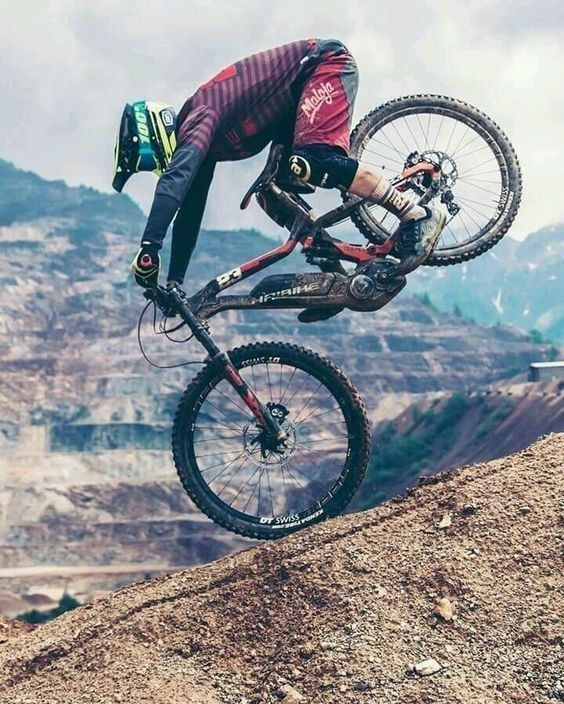
#> input picture data/images/bike.jpg, 564 x 704 px
$ jupyter execute '2. Reading Writing and Rendering.ipynb'   (shell and % lines are left out)
#> lines starting #> are read from the running program, lines starting #| are printed output that depends on the picture
# 1. Importing Dependencies

[cell 1]
import cv2
import os

# 2. Read in Image

[cell 2]
img_path=os.path.join('data','images','bike.jpg')
# img_path=os.path.join('data','images','flare.jpeg')

[cell 3]
img_path

[cell 4]
img=cv2.imread(img_path)
#> img is the input picture: shape (704, 564, 3); mean B, G, R 149.8, 146.6, 144.3

[cell 5]
img.shape
#> Out = (704, 564, 3)

[cell 6]
height,width,channels = img.shape
#> height = 704; width = 564; channels = 3
# (hight,width,number of chanels)
# As it is a color image we get Blue layer -> Green Layer -> Red layer

[cell 7]
channels
#> Out = 3

# 3. Render Image

[cell 8]
from matplotlib import pyplot as plt
# Show image
plt.imshow(img);

[cell 9]
recolor=cv2.cvtColor(img,cv2.COLOR_BGR2RGB)
gray=cv2.cvtColor(img,cv2.COLOR_BGR2GRAY)
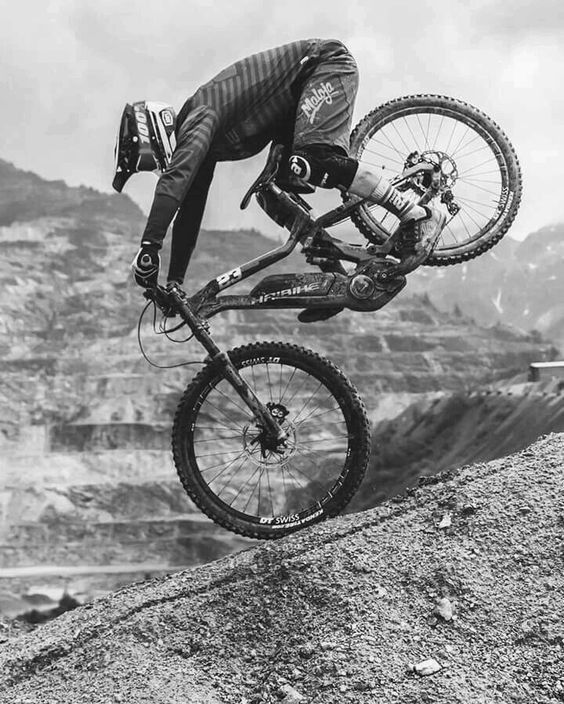
#> gray: shape (704, 564); min 0, max 255, mean 146.3

[cell 10]
plt.imshow(recolor)
plt.show()

# 4. Write out Image

[cell 11]
cv2.imwrite('grayimage.jpg',gray)
#> Out = True

[cell 12]
# !cd data & mkdir output
output_path=os.path.join('data','output','grayimage.jpg')
cv2.imwrite(output_path,gray)
#> Out = True
